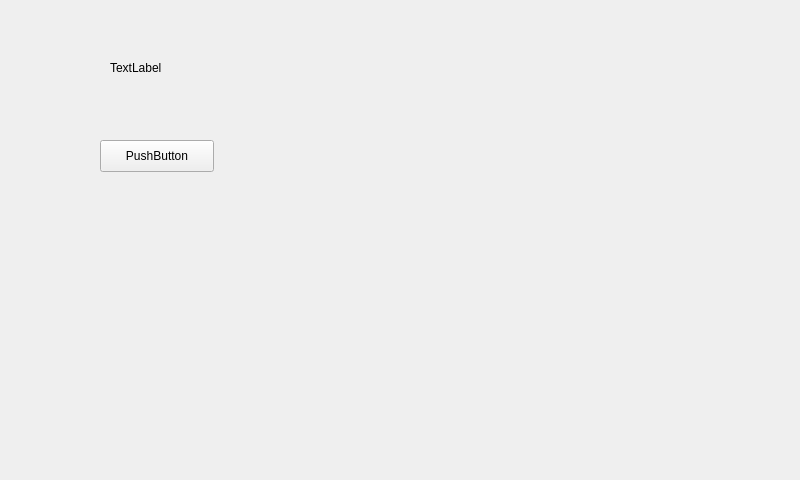
<?xml version="1.0" encoding="UTF-8"?>
<ui version="4.0">
 <class>MainWindow</class>
 <widget class="QMainWindow" name="MainWindow">
  <property name="geometry">
   <rect>
    <x>0</x>
    <y>0</y>
    <width>800</width>
    <height>480</height>
   </rect>
  </property>
  <property name="windowTitle">
   <string>MainWindow</string>
  </property>
  <widget class="QWidget" name="centralWidget">
   <widget class="QPushButton" name="pushButton">
    <property name="geometry">
     <rect>
      <x>100</x>
      <y>140</y>
      <width>114</width>
      <height>32</height>
     </rect>
    </property>
    <property name="text">
     <string>PushButton</string>
    </property>
   </widget>
   <widget class="QLabel" name="Label1">
    <property name="geometry">
     <rect>
      <x>110</x>
      <y>60</y>
      <width>62</width>
      <height>16</height>
     </rect>
    </property>
    <property name="text">
     <string>TextLabel</string>
    </property>
   </widget>
  </widget>
 </widget>
 <layoutdefault spacing="6" margin="11"/>
 <resources/>
 <connections/>
</ui>
